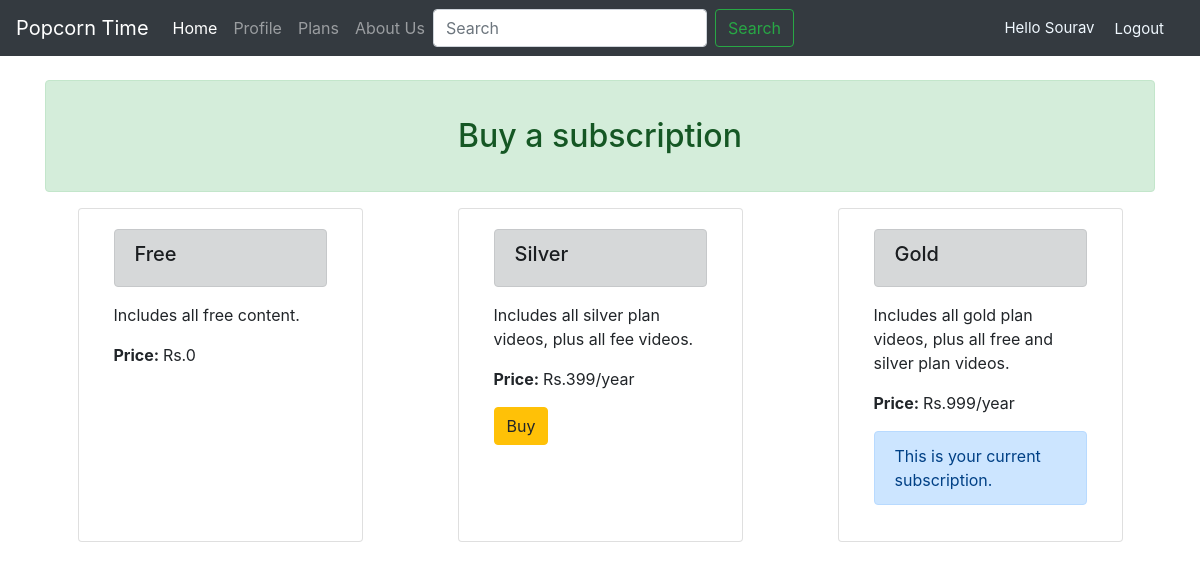
Screenshot of /plans/ (signed in) with the database file from the repository.
### membership/models.py (models this page shows)
class Membership(models.Model):
    membership_type = models.CharField(choices=MEMBERSHIP_CHOICES, max_length=50, default='Free')
    desc = models.TextField(null=True)
    price = models.IntegerField(default=15)
    def __str__(self):
        return self.membership_type

### membership/views.py (the view)
# urls.py: path('plans/', views.buy_subscription, name='buy_subs'),
@login_required(login_url='login')
def buy_subscription(request):
    memberships = Membership.objects.all().order_by('price')
    curr_user = UserMembership.objects.get(user=request.user)
    curr_user_membership = str(curr_user.membership)
    context = {'memberships':memberships, 'curr_user_membership':curr_user_membership}
    return render(request, 'membership/buy_subs.html', context)

### membership/templates/membership/buy_subs.html (shortened to what this page needs)
{% extends 'membership/base.html' %}
{% block content %}
{% include 'membership/navbar.html' %}
    <div class=" container mt-4">
        <div class="alert alert-success">
            <h2 class="my-4"><center>Buy a subscription</center></h2>
        </div>
        <div class="row">
        {% for membership in memberships %}
            <div class="card col-lg-3 mx-auto">
                <div class="card-body">
                    <div class="alert alert-dark">
                        <h5 class="cad-title">{{membership.membership_type}}</h5>
                    </div>
                    {% if membership.membership_type != 'Free' %}
                        <p class="card-text" >{{membership.desc}}</p>
                        <p class="card-text"><strong>Price: </strong>Rs.{{membership.price}}/year</p>
                        {% if curr_user_membership != membership.membership_type  %}
                            <a class="btn btn-warning" href="{% url 'payment' membership.id %}">Buy</a>
                        {% else %}
                            <div class="alert alert-primary">
                                <p class="card-text">This is your current subscription.</p>
                            </div>
                        {% endif %}
                    {% else %}
                        <p class="card-text" >{{membership.desc}}</p>
                        <p class="card-text"><strong>Price: </strong>Rs.{{membership.price}}</p>
                    {% endif %}
                </div>
            </div>
        {% endfor %}
        </div>
    </div>
{% endblock %}

### membership/templates/membership/navbar.html (shortened to what this page needs)
  <nav class="navbar navbar-expand-lg navbar-dark bg-dark">
      <a class="navbar-brand" href="{% url 'home' %}">Popcorn Time</a>
      <div class="collapse navbar-collapse" id="navbarNav">
        <ul class="navbar-nav">
          <li class="nav-item active">
            <a class="nav-link" href="{% url 'home' %}">Home</a>
          </li>
          {%  if user.is_authenticated %}
          <li class="nav-item">
            <a class="nav-link" href="{% url 'profile' %}">Profile</a>
          </li>
          {% endif %}
          <li class="nav-item">
            <a class="nav-link" href="{% url 'buy_subs' %}">Plans</a>
          </li>
          <li class="nav-item">
            <a class="nav-link" href="#">About Us</a>
          </li>
        </ul>
        <form class="form-inline my-2 my-lg-0" action="{% url 'search' %}" method="GET">
          <input class="form-control mr-sm-2" type="search" placeholder="Search" aria-label="Search" name="entered">
          <button class="btn btn-outline-success my-2 my-sm-0" type="submit">Search</button>
        </form>
      </div>
      {% if user.is_authenticated %}
      <span class="hello-user">Hello {{request.user.first_name|title}}</span>
      <span><a class="hello-user" href="{% url 'logout' %}">Logout</a></span>
      {% else %}
    <span><a class="hello-user" href="{% url 'login' %}">Login</a></span>
    <span><a class="hello-user" href="{% url 'register' %}">SignUp</a></span>
    {% endif %}
    </nav>

### membership/templates/membership/navbar.html (style rules this page uses)
.hello-user { font-size: 15px; color: aliceblue; margin-right: 20px; }

### rows the page displays
Membership: membership_type "Free", desc "Includes all free content.", price "0"
Membership: membership_type "Silver", desc "Includes all silver plan videos, plus all fee videos.", price "399", shows "Buy"
Membership: membership_type "Gold", desc "Includes all gold plan videos, plus all free and silver plan videos.", price "999", shows "This is your current subscription."

### other values shown
{{ request.user.first_name|title }} "Sourav"
